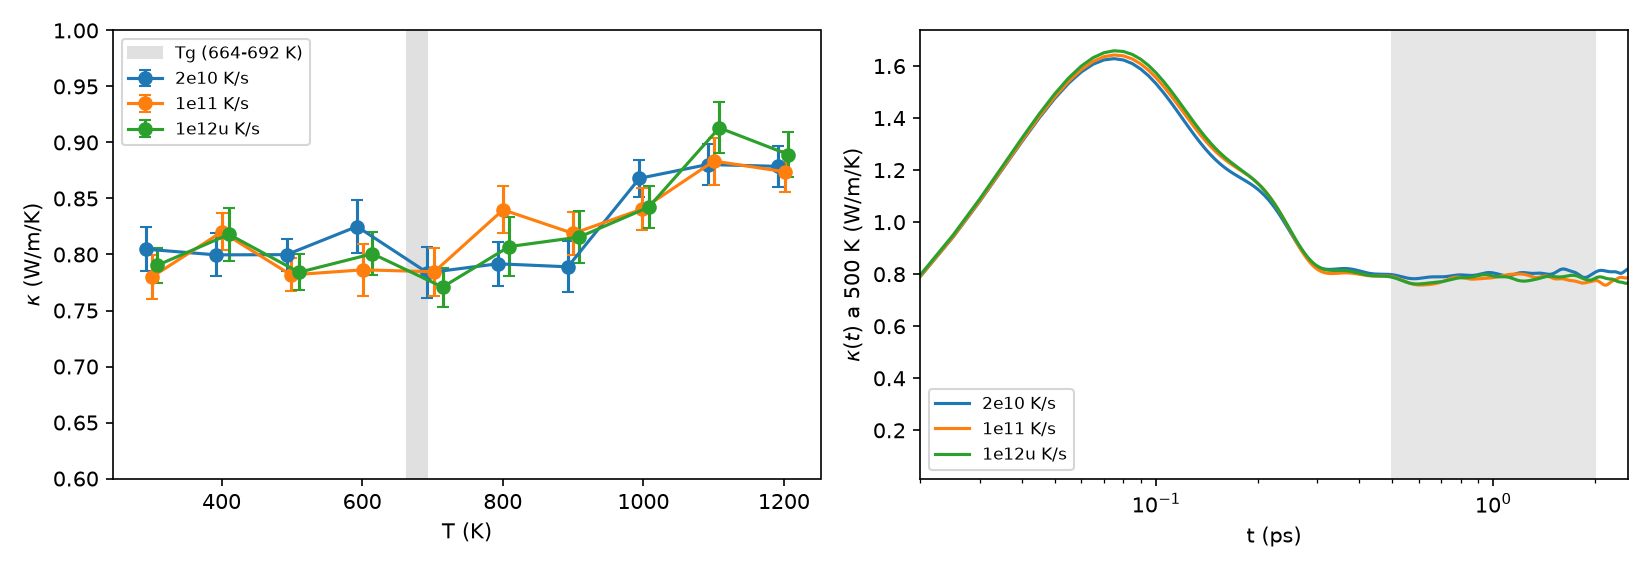

The script that saved this image:
"""Fases 3-4: kappa(T) de 300 a 1200 K para las 3 tasas (tandas A, B y C + corridas previas de 2e10). Criterio:
# COPIA de kappa_tasas.py (17/11/2026) con la 1e12 UNIFICADA (cal_*_1e12u) en lugar de la vieja; salidas kappa_tasas_1e12u.*. El original no se toca.
trapecio, bloques de 100 ps (10 por replica de 1 ns), ventana [0.5,2] ps, test de pendiente (|pendiente| < 2*error bootstrap),
sistematico = std de ventanas [0.5,1],[1,2],[0.5,1.5],[0.75,2].
kappa = V/(3 kB T^2) * integral: se da con T nominal y con la T media medida en cada replica (columna principal: T medida).
Efecto de la tasa: diferencias contra 2e10 y pendiente de kappa contra log10(tasa), por T y combinada por zona
(vidrio 300-600 K, cerca de Tg 700-900 K, liquido 1000-1200 K). Robustez solo para el vidrio. Siempre 3 replicas (r1-r3).
Deriva: T y Ep en los primeros y ultimos 100 ps de la NVE.
Uso (desde transporte/): python kappa_tasas.py -> kappa_tasas.txt, .csv, .png"""
import numpy as np, matplotlib; matplotlib.use("Agg"); import matplotlib.pyplot as plt
kB=1.380649e-23; eV=1.602176634e-19; kBeV=8.617333e-5; NB=10; NAT=65536; TAGS=["cal_r1","cal_r2","cal_r3"]
W0,W1=0.5,2.0; WINS=[(0.5,1),(1,2),(0.5,1.5),(0.75,2)]
RATES=[("2e10",2e10),("1e11",1e11),("1e12u",1e12)]; TS=(300,400,500,600,700,800,900,1000,1100,1200)
ZONAS=[("vidrio 300-600 K",(300,400,500,600)),("cerca de Tg 700-900 K",(700,800,900)),("liquido 1000-1200 K",(1000,1100,1200))]; GLASS=ZONAS[0][1]
def acf(x,nl):
    n=len(x); f=np.fft.rfft(x,2*n); return np.fft.irfft(f*np.conj(f))[:nl]/(n-np.arange(nl))
def caso(T,rate):
    d=f"cal_{T}K_{rate}"; V=float(open(f"{d}/cal_vmean.inc").read().split()[3]); K=[]; Tm=[]; dr=[]
    for tg in TAGS:
        J=np.loadtxt(f"{d}/{tg}_hflux.dat",comments="#"); th=np.loadtxt(f"{d}/{tg}_thermo.dat",comments="#")
        dt=(J[1,0]-J[0,0])*1e-3; nl=int(2.5/dt); tm=th[:,1].mean(); Tm.append(tm)
        X=[J[:,i]*eV*1e-10/1e-12 for i in (1,2,3)]; m=len(X[0])//NB
        B=np.array([np.mean([acf(x[b*m:(b+1)*m],nl) for x in X],axis=0) for b in range(NB)])
        K.append((np.cumsum(B,1)-0.5*B[:,:1])*dt/(V*1e-30*kB*T**2)*1e-12)   # con T nominal
        dr.append((th[:100,1].mean(),th[-100:,1].mean(),th[:100,2].mean()/NAT,th[-100:,2].mean()/NAT,th[:,4].max()-th[:,4].min()))
    return K,dt,V,np.array(Tm),np.array(dr)
rng=np.random.default_rng(0); out=[]; R={}
out.append("kappa por trapecio, ventana [0.5,2] ps (W/m/K). Principal: T medida por replica; k_nom: T nominal")
out.append(" T   tasa   <T>     k      sem   sem_rep  sist    k_nom  pend[W/m/K/ps] +-boot  meseta  replicas")
for T in TS:
    for rate,rv in RATES:
        K,dt,V,Tm,dr=caso(T,rate); Kn=np.concatenate(K); Km=np.concatenate([k*(T/tm)**2 for k,tm in zip(K,Tm)])
        t=np.arange(Kn.shape[1])*dt; sel=(t>=W0)&(t<=W1); nb=len(Km)
        g=Km[:,sel].mean(1); k=g.mean(); e=g.std(ddof=1)/np.sqrt(nb); kn=Kn[:,sel].mean()
        rep=g.reshape(3,NB).mean(1); er=rep.std(ddof=1)/np.sqrt(3)
        sist=np.std([Km[:,(t>=a)&(t<=b)].mean() for a,b in WINS],ddof=1)
        sl=lambda M: np.polyfit(t[sel],M[sel],1)[0]
        s0=sl(Km.mean(0)); se=np.std([sl(Km[rng.integers(0,nb,nb)].mean(0)) for _ in range(400)])
        R[T,rate]=dict(k=k,e=e,er=er,sist=sist,kn=kn,s0=s0,se=se,ok=abs(s0)<2*se,Tm=Tm,dr=dr,V=V,rv=rv,t=t,m=Km.mean(0),Km=Km,Kn=Kn,rep=rep)
        out.append(f"{T:4d} {rate} {Tm.mean():7.1f} {k:.3f}  {e:.3f}  {er:.3f}  {sist:.3f}  {kn:.3f}  {s0:+.4f}      {se:.4f}  {'si' if abs(s0)<2*se else 'NO':3s}   "+" ".join(f"{x:.3f}" for x in rep))
out.append(""); out.append("efecto de la tasa (error: sem de bloques; entre parentesis, sigmas)")
out.append(" T    k(1e11)-k(2e10)        k(1e12)-k(2e10)        pendiente dk/dlog10(tasa)")
SL={}; D={}
for T in TS:
    a,b,c=(R[T,r] for r,_ in RATES); d1=b["k"]-a["k"]; e1=np.hypot(a["e"],b["e"]); d2=c["k"]-a["k"]; e2=np.hypot(a["e"],c["e"])
    x=np.log10([r["rv"] for r in (a,b,c)]); y=np.array([r["k"] for r in (a,b,c)]); w=1/np.array([r["e"] for r in (a,b,c)])**2
    xm=np.sum(w*x)/w.sum(); s=np.sum(w*(x-xm)*y)/np.sum(w*(x-xm)**2); es=1/np.sqrt(np.sum(w*(x-xm)**2)); SL[T]=(s,es); D[T]=(d2,e2)
    out.append(f"{T:4d}  {d1:+.3f} +- {e1:.3f} ({abs(d1)/e1:.1f})    {d2:+.3f} +- {e2:.3f} ({abs(d2)/e2:.1f})    {s:+.4f} +- {es:.4f} ({abs(s)/es:.1f})")
for zn,zt in ZONAS:
    s,es=map(np.array,zip(*[SL[T] for T in zt])); w=1/es**2; S=np.sum(w*s)/w.sum(); ES=1/np.sqrt(w.sum()); chi=np.sum(w*(s-S)**2)
    d,ed=map(np.array,zip(*[D[T] for T in zt])); w2=1/ed**2; DM=np.sum(w2*d)/w2.sum(); EDM=1/np.sqrt(w2.sum())
    out.append(f"combinado {zn:22s}: pendiente = {S:+.4f} +- {ES:.4f} W/m/K por decada ({abs(S)/ES:.1f} sigma), chi2 entre T = {chi:.1f}/{len(s)-1};"
               f"  k(1e12)-k(2e10) = {DM:+.3f} +- {EDM:.3f} ({abs(DM)/EDM:.1f} sigma)")
POOL=np.sqrt(np.mean([np.var(R[T,r]["rep"],ddof=1) for T in GLASS for r,_ in RATES])/3)   # sem de una media de 3 replicas, varianza agrupada (24 gdl)
SEMB=np.mean([R[T,r]["e"] for T in GLASS for r,_ in RATES])
def comb(temps=GLASS,win=(W0,W1),key="Km",err=None):
    s=[];es=[];d=[];ed=[]
    for T in temps:
        v=[]
        for rate,_ in RATES:
            r=R[T,rate]; sel=(r["t"]>=win[0])&(r["t"]<=win[1]); g=r[key][:,sel].mean(1); v.append((g.mean(),err if err else g.std(ddof=1)/np.sqrt(len(g))))
        y,e=map(np.array,zip(*v)); x=np.log10([rv for _,rv in RATES]); w=1/e**2; xm=np.sum(w*x)/w.sum()
        s.append(np.sum(w*(x-xm)*y)/np.sum(w*(x-xm)**2)); es.append(1/np.sqrt(np.sum(w*(x-xm)**2))); d.append(y[2]-y[0]); ed.append(np.hypot(e[0],e[2]))
    s,es,d,ed=map(np.array,(s,es,d,ed)); w=1/es**2; w2=1/ed**2
    return np.sum(w*s)/w.sum(),1/np.sqrt(w.sum()),np.sum(w2*d)/w2.sum(),1/np.sqrt(w2.sum())
out.append(""); out.append(f"robustez del efecto combinado en el vidrio (sem medio de bloques {SEMB:.4f}; sem de 3 replicas con varianza agrupada {POOL:.4f})")
out.append("variante                         pendiente/decada            k(1e12)-k(2e10)")
for lab,kw in (("base (T medida, 0.5-2 ps)",{}),("T nominal",dict(key="Kn")),("sin 600 K",dict(temps=(300,400,500))),("ventana 0.5-1 ps",dict(win=(0.5,1))),("ventana 1-2 ps",dict(win=(1,2))),("error entre replicas",dict(err=POOL)),("sin 600 K, error entre replicas",dict(temps=(300,400,500),err=POOL))):
    a1,a2,a3,a4=comb(**kw); out.append(f"{lab:32s} {a1:+.4f} +- {a2:.4f} ({abs(a1)/a2:.1f})   {a3:+.3f} +- {a4:.3f} ({abs(a3)/a4:.1f})")
out.append(""); out.append("deriva en NVE (media de las 3 replicas): primeros -> ultimos 100 ps. Conservacion de energia: dT = -dEp/(1.5 kB). Energia inherente: dE_IS = 2 dEp")
out.append(" T   tasa   T ini -> fin      dT     dEp (meV/at)   dT = -dEp/(1.5kB)   Ep/at (eV)   V/at (A^3)   rango Etot (eV)")
for T in TS:
    for rate,_ in RATES:
        r=R[T,rate]; q=r["dr"].mean(0); dE=(q[3]-q[2])*1e3
        out.append(f"{T:4d} {rate}  {q[0]:7.2f} -> {q[1]:7.2f}  {q[1]-q[0]:+.2f}   {dE:+.3f}        {-dE*1e-3/(1.5*kBeV):+.2f}             {q[2]:.4f}    {r['V']/NAT:.3f}     {q[4]:.1f}")
open("kappa_tasas_1e12u.txt","w").write("\n".join(out)+"\n"); print("\n".join(out))
with open("kappa_tasas_1e12u.csv","w") as f:
    f.write("T_K,tasa,T_medida,kappa,sem,sem_replicas,sistematico,kappa_T_nominal,pendiente,err_pendiente,meseta\n")
    for (T,rate),r in R.items(): f.write(f"{T},{rate},{r['Tm'].mean():.2f},{r['k']:.4f},{r['e']:.4f},{r['er']:.4f},{r['sist']:.4f},{r['kn']:.4f},{r['s0']:+.5f},{r['se']:.5f},{'si' if r['ok'] else 'no'}\n")
fig,ax=plt.subplots(1,2,figsize=(11,3.8)); off={"2e10":-8,"1e11":0,"1e12u":8}
for rate,_ in RATES:
    ax[0].errorbar([R[T,rate]["Tm"].mean()+off[rate] for T in TS],[R[T,rate]["k"] for T in TS],[np.hypot(R[T,rate]["e"],R[T,rate]["sist"]) for T in TS],fmt="o-",capsize=3,label=f"{rate} K/s")
    r=R[500,rate]; ax[1].plot(r["t"],r["m"],label=f"{rate} K/s")
ax[0].axvspan(664,692,color="0.88",label="Tg (664-692 K)"); ax[0].set_xlabel("T (K)"); ax[0].set_ylabel(r"$\kappa$ (W/m/K)"); ax[0].set_ylim(0.6,1.0); ax[0].legend(fontsize=8)
ax[1].axvspan(W0,W1,color="0.9"); ax[1].set_xscale("log"); ax[1].set_xlim(0.02,2.5); ax[1].set_xlabel("t (ps)"); ax[1].set_ylabel(r"$\kappa(t)$ a 500 K (W/m/K)"); ax[1].legend(fontsize=8)
fig.tight_layout(); fig.savefig("kappa_tasas_1e12u.png",dpi=150)
# --- Fase 4: cambio de pendiente cerca de Tg (todas las tasas juntas, T medida, error = sem de bloques) ---
Tq=np.array([R[T,r]["Tm"].mean() for T in TS for r,_ in RATES]); kq=np.array([R[T,r]["k"] for T in TS for r,_ in RATES]); wq=1/np.array([R[T,r]["e"] for T in TS for r,_ in RATES])**2
o2=["","cambio de pendiente (30 puntos: 10 T x 3 tasas)"]
for T in TS:
    w=np.array([1/R[T,r]["e"]**2 for r,_ in RATES]); v=np.array([R[T,r]["k"] for r,_ in RATES]); o2.append(f"  {T:5d} K: kappa medio de las 3 tasas = {np.sum(w*v)/w.sum():.3f} +- {1/np.sqrt(w.sum()):.3f}")
A=np.vstack([np.ones_like(Tq),Tq]).T; c=np.linalg.lstsq(A*np.sqrt(wq)[:,None],kq*np.sqrt(wq),rcond=None)[0]; chi1=np.sum(wq*(kq-A@c)**2)
o2.append(f"recta unica: chi2 = {chi1:.1f}/{len(kq)-2}")
BR=[]
for Tb in np.arange(500,1151,10):
    X=np.vstack([np.ones_like(Tq),Tq-Tb,np.clip(Tq-Tb,0,None)]).T; cb=np.linalg.lstsq(X*np.sqrt(wq)[:,None],kq*np.sqrt(wq),rcond=None)[0]; BR.append((np.sum(wq*(kq-X@cb)**2),Tb,cb))
chi0,Tb0,cb0=min(BR,key=lambda z:z[0]); okb=[b[1] for b in BR if b[0]<=chi0+1]
o2.append(f"recta quebrada continua: Tb = {Tb0} K (chi2+1: {min(okb)}-{max(okb)} K), chi2 = {chi0:.1f}/{len(kq)-4}; pendiente {100*cb0[1]:+.4f} antes y {100*(cb0[1]+cb0[2]):+.4f} W/m/K por 100 K despues")
o2.append("chi2 con quiebre forzado: "+", ".join(f"{b[1]} K {b[0]:.1f}" for b in BR if b[1] in (680,800,900,1000)))
open("kappa_tasas_1e12u.txt","a").write("\n".join(o2)+"\n"); print("\n".join(o2))
